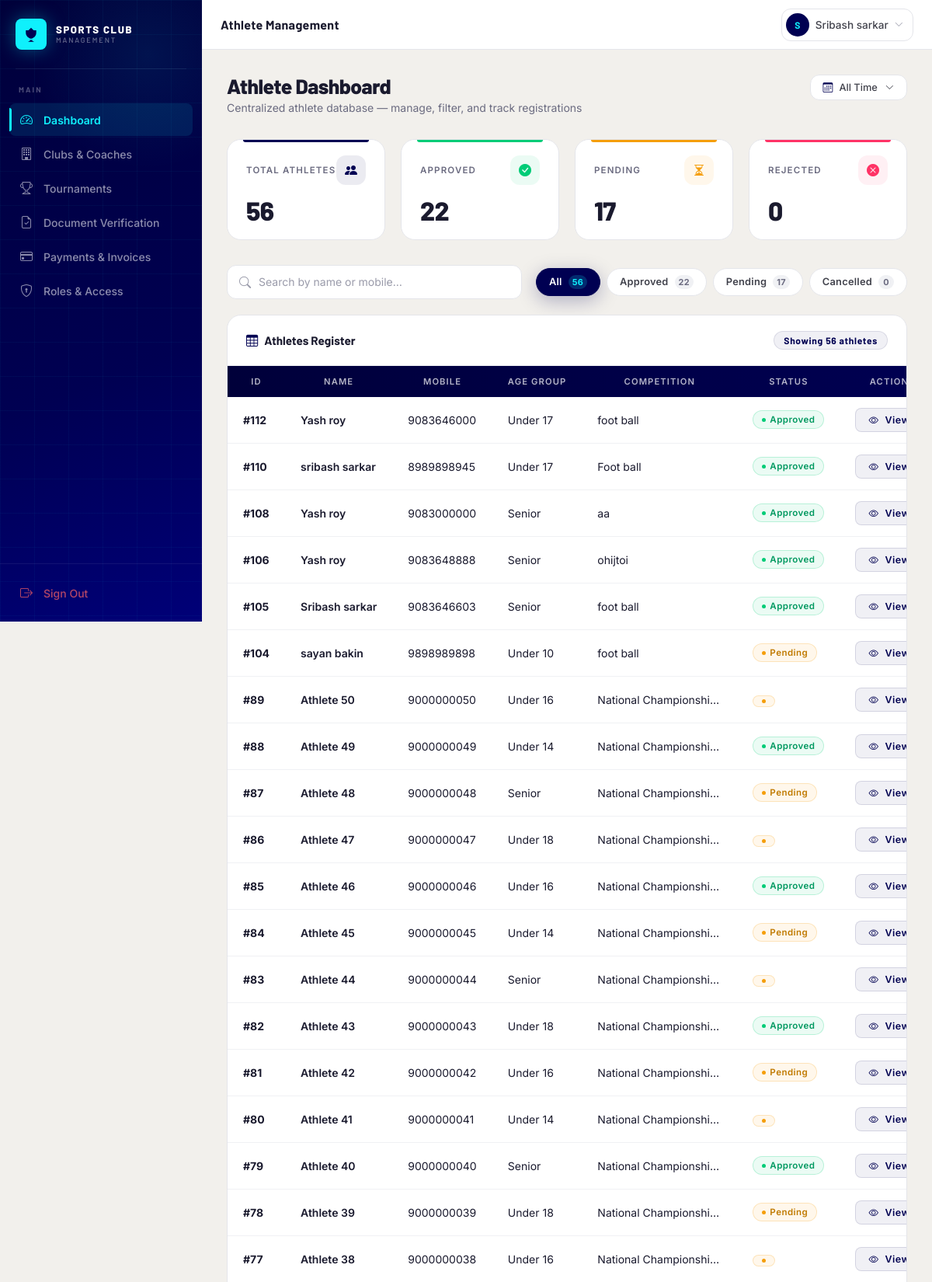
/admin/dashboard/index.php (signed in, upper part), run on the app's committed database.
### tables this page shows
CREATE TABLE `competitions` (
  `competition_id` int(11) NOT NULL,
  `athlete_id` int(11) NOT NULL,
  `competition_name` varchar(100) NOT NULL,
  `event_name` varchar(100) DEFAULT NULL,
  `age_group` varchar(50) DEFAULT NULL,
  `gender_category` varchar(50) DEFAULT NULL,
  `weight_category` varchar(50) DEFAULT NULL,
  `competition_level` enum('District','State','National','International') DEFAULT NULL,
  `competition_experience` varchar(150) DEFAULT NULL,
  `previous_achievement` varchar(255) DEFAULT NULL,
  `medical_condition` text DEFAULT NULL,
  `participation_year` year(4) DEFAULT NULL,
  `created_at` timestamp NOT NULL DEFAULT current_timestamp()
);

CREATE TABLE `athletes` (
  `athlete_id` int(11) NOT NULL,
  `application_no` varchar(100) DEFAULT NULL,
  `registration_no` varchar(50) DEFAULT NULL,
  `full_name` varchar(100) NOT NULL,
  `dob` date NOT NULL,
  `age` int(11) NOT NULL,
  `gender` enum('Male','Female','Other') NOT NULL,
  `country` varchar(100) DEFAULT NULL,
  `mobile` varchar(15) NOT NULL,
  `email` varchar(100) NOT NULL,
  `guardian_email` varchar(150) DEFAULT NULL,
  `nationality` varchar(100) DEFAULT NULL,
  `blood_group` varchar(10) DEFAULT NULL,
  `medical_condition` text DEFAULT NULL,
  `previous_achievement` varchar(255) DEFAULT NULL,
  `profile_photo` varchar(255) DEFAULT NULL,
  `athlete_status` enum('Pending','Approved','Rejected') DEFAULT 'Pending',
  `created_at` timestamp NOT NULL DEFAULT current_timestamp(),
  `updated_at` timestamp NOT NULL DEFAULT current_timestamp() ON UPDATE current_timestamp()
);

### admin/dashboard/index.php (the view, shortened to what this page needs)
<?php
include '../../config/database.php';
$query = mysqli_query(
    $conn,
    "SELECT
        a.athlete_id,
        a.full_name,
        a.mobile,
        a.athlete_status,
        a.created_at,
        cp.age_group,
        cp.competition_name
     FROM athletes a
     LEFT JOIN competitions cp ON a.athlete_id = cp.athlete_id
     ORDER BY a.athlete_id DESC"
);
$statsQ = mysqli_query(
    $conn,
    "SELECT
        COUNT(*) AS total,
        SUM(CASE WHEN athlete_status = 'Approved' THEN 1 ELSE 0 END) AS approved,
        SUM(CASE WHEN athlete_status = 'Pending'  THEN 1 ELSE 0 END) AS pending,
        SUM(CASE WHEN athlete_status = 'Rejected' OR athlete_status = 'Cancelled' OR athlete_status = 'Cancel' THEN 1 ELSE 0 END) AS rejected
     FROM athletes"
);
$stats    = mysqli_fetch_assoc($statsQ);
$total    = (int)($stats['total']    ?? 0);
$approved = (int)($stats['approved'] ?? 0);
$pending  = (int)($stats['pending']  ?? 0);
$rejected = (int)($stats['rejected'] ?? 0);
?>
<!DOCTYPE html>
<html lang="en">
<head>
    <link href="https://cdn.jsdelivr.net/npm/bootstrap-icons@1.11.3/font/bootstrap-icons.min.css" rel="stylesheet">
    <link rel="stylesheet" href="../assets/css/admin-style.css">
</head>
<body>
<?php include '../layouts/sidebar.php'; ?>
<?php include '../layouts/navbar.php'; ?>
<div class="main-content">
<div class="page-body">
    <div class="dash-header">
        <div class="dash-header-left">
            <h1>Athlete Dashboard</h1>
            <p>Centralized athlete database — manage, filter, and track registrations</p>
        </div>
        <div class="date-filter-wrap" id="dateFilterWrap">
            <button class="date-filter-btn" id="dateFilterBtn" type="button" onclick="toggleDateFilter(event)">
                <i class="bi bi-calendar3"></i>
                <span id="dateFilterLabel">All Time</span>
                <i class="bi bi-chevron-down date-filter-chevron"></i>
            </button>
        </div>
    </div>
    <div class="stats-grid">
        <div class="stat-card stat-card--total">
            <div class="stat-card-top">
                <span class="stat-card-label">Total Athletes</span>
                <div class="stat-card-icon">
                    <i class="bi bi-people-fill"></i>
                </div>
            </div>
            <div class="stat-card-number" id="statTotal"><?php echo $total; ?></div>
        </div>
        <div class="stat-card stat-card--approved">
            <div class="stat-card-top">
                <span class="stat-card-label">Approved</span>
                <div class="stat-card-icon">
                    <i class="bi bi-check-circle-fill"></i>
                </div>
            </div>
            <div class="stat-card-number" id="statApproved"><?php echo $approved; ?></div>
        </div>
        <div class="stat-card stat-card--pending">
            <div class="stat-card-top">
                <span class="stat-card-label">Pending</span>
                <div class="stat-card-icon">
                    <i class="bi bi-hourglass-split"></i>
                </div>
            </div>
            <div class="stat-card-number" id="statPending"><?php echo $pending; ?></div>
        </div>
        <div class="stat-card stat-card--rejected">
            <div class="stat-card-top">
                <span class="stat-card-label">Rejected</span>
                <div class="stat-card-icon">
                    <i class="bi bi-x-circle-fill"></i>
                </div>
            </div>
            <div class="stat-card-number" id="statRejected"><?php echo $rejected; ?></div>
        </div>
    </div>
    <div class="control-bar">
        <div class="search-wrapper">
            <input
                type="text"
                id="searchInput"
                class="search-input"
                placeholder="Search by name or mobile…"
                autocomplete="off">
        </div>
        <div class="filter-tabs" role="group" aria-label="Filter athletes by status">
            <button class="filter-tab active" data-filter="all">
                All
                <span class="tab-count"><?php echo $total; ?></span>
            </button>
            <button class="filter-tab" data-filter="approved">
                Approved
                <span class="tab-count"><?php echo $approved; ?></span>
            </button>
            <button class="filter-tab" data-filter="pending">
                Pending
                <span class="tab-count"><?php echo $pending; ?></span>
            </button>
            <button class="filter-tab" data-filter="rejected">
                Cancelled
                <span class="tab-count"><?php echo $rejected; ?></span>
            </button>
        </div>
    </div>
    <div class="table-card">
        <div class="table-card-header">
            <span class="table-card-title">
                <i class="bi bi-table"></i>
                Athletes Register
            </span>
            <span class="table-count-badge" id="visibleCount">
            </span>
        </div>
        <div class="athletes-table-wrap">
            <table class="athletes-table" id="athletesTable">
                <thead>
                    <tr>
                        <th>ID</th>
                        <th>Name</th>
                        <th>Mobile</th>
                        <th>Age Group</th>
                        <th>Competition</th>
                        <th>Status</th>
                        <th>Action</th>
                    </tr>
                </thead>
                <tbody>
                <?php while($row = mysqli_fetch_assoc($query)): ?>
                <?php
                    $statusRaw = trim($row['athlete_status'] ?? 'Pending');
                    $statusLower = strtolower($statusRaw);
                    $badgeClass = 'status-badge--pending';
                    if(
                        $statusLower === 'approved'
                    ){
                        $badgeClass = 'status-badge--approved';
                    }
                ?>
                <tr class="athlete-row" data-status="<?php echo $statusLower; ?>" data-created="<?php echo htmlspecialchars($row['created_at'] ?? ''); ?>">
                    <td class="athlete-id-cell">
                        #<?php echo $row['athlete_id']; ?>
                    </td>
                    <td>
                        <span class="athlete-name-cell">
                            <?php echo htmlspecialchars($row['full_name']); ?>
                        </span>
                    </td>
                    <td class="athlete-mobile-cell">
                        <?php echo htmlspecialchars($row['mobile']); ?>
                    </td>
                    <td>
                        <?php echo htmlspecialchars($row['age_group'] ?? '—'); ?>
                    </td>
                    <td class="athlete-competition-cell" title="<?php echo htmlspecialchars($row['competition_name'] ?? ''); ?>">
                        <?php echo htmlspecialchars($row['competition_name'] ?? '—'); ?>
                    </td>
                    <td>
                        <span class="status-badge <?php echo $badgeClass; ?>">
                            <?php echo $statusRaw; ?>
                        </span>
                    </td>
                    <td>
                        <a href="athlete-view.php?id=<?php echo $row['athlete_id']; ?>" class="btn-view">
                            <i class="bi bi-eye"></i>
                            View
                        </a>
                    </td>
                </tr>
                <?php endwhile; ?>
                </tbody>
            </table>
        </div>
    </div>
</div>
</div>
</body>
</html>

### admin/layouts/navbar.php (shortened to what this page needs)
<?php
$_navAdmin = [];
if (isset($_SESSION['admin_id']) && isset($conn)) {
    $__r = mysqli_query($conn, "SELECT full_name, email, role, last_login FROM admin_users WHERE admin_id='" . intval($_SESSION['admin_id']) . "' LIMIT 1");
    if ($__r) $_navAdmin = mysqli_fetch_assoc($__r) ?: [];
}
$_navFullName  = htmlspecialchars($_navAdmin['full_name'] ?? ($_SESSION['admin_name']  ?? ''));
$_navInitial   = strtoupper(substr($_navFullName, 0, 1));
?>
<header class="admin-navbar" id="adminNavbar">
    <div class="navbar-left">
        <span class="navbar-page-title">Athlete Management</span>
    </div>
    <div class="navbar-right">
        <div class="navbar-profile" id="navbarProfile">
            <button class="navbar-profile-btn" onclick="toggleProfileDropdown(event)" aria-label="Admin profile">
                <div class="navbar-admin-avatar"><?php echo $_navInitial; ?></div>
                <span class="navbar-admin-name"><?php echo $_navFullName; ?></span>
                <i class="bi bi-chevron-down navbar-profile-chevron"></i>
            </button>
        </div>
    </div>
</header>

### data on the page
competitions: athlete.athlete_id "112", athlete.full_name "Yash roy", athlete.mobile "9083646000", age_group "Under 17", competition_name "foot ball", athlete.athlete_status "Approved"
competitions: athlete.athlete_id "110", athlete.full_name "sribash sarkar", athlete.mobile "8989898945", age_group "Under 17", competition_name "Foot ball", athlete.athlete_status "Approved"
competitions: athlete.athlete_id "108", athlete.full_name "Yash roy", athlete.mobile "9083000000", age_group "Senior", competition_name "aa", athlete.athlete_status "Approved"
competitions: athlete.athlete_id "106", athlete.full_name "Yash roy", athlete.mobile "9083648888", age_group "Senior", competition_name "ohijtoi", athlete.athlete_status "Approved"
competitions: athlete.athlete_id "105", athlete.full_name "Sribash sarkar", athlete.mobile "9083646603", age_group "Senior", competition_name "foot ball", athlete.athlete_status "Approved"
competitions: athlete.athlete_id "104", athlete.full_name "sayan bakin", athlete.mobile "9898989898", age_group "Under 10", competition_name "foot ball", athlete.athlete_status "Pending"
competitions: athlete.athlete_id "89", athlete.full_name "Athlete 50", athlete.mobile "9000000050", age_group "Under 16", competition_name "National Championshi…"
competitions: athlete.athlete_id "88", athlete.full_name "Athlete 49", athlete.mobile "9000000049", age_group "Under 14", competition_name "National Championshi…", athlete.athlete_status "Approved"
competitions: athlete.athlete_id "87", athlete.full_name "Athlete 48", athlete.mobile "9000000048", age_group "Senior", competition_name "National Championshi…", athlete.athlete_status "Pending"
competitions: athlete.athlete_id "86", athlete.full_name "Athlete 47", athlete.mobile "9000000047", age_group "Under 18", competition_name "National Championshi…"
competitions: athlete.athlete_id "85", athlete.full_name "Athlete 46", athlete.mobile "9000000046", age_group "Under 16", competition_name "National Championshi…", athlete.athlete_status "Approved"
competitions: athlete.athlete_id "84", athlete.full_name "Athlete 45", athlete.mobile "9000000045", age_group "Under 14", competition_name "National Championshi…", athlete.athlete_status "Pending"
competitions: athlete.athlete_id "83", athlete.full_name "Athlete 44", athlete.mobile "9000000044", age_group "Senior", competition_name "National Championshi…"
competitions: athlete.athlete_id "82", athlete.full_name "Athlete 43", athlete.mobile "9000000043", age_group "Under 18", competition_name "National Championshi…", athlete.athlete_status "Approved"
competitions: athlete.athlete_id "81", athlete.full_name "Athlete 42", athlete.mobile "9000000042", age_group "Under 16", competition_name "National Championshi…", athlete.athlete_status "Pending"
competitions: athlete.athlete_id "80", athlete.full_name "Athlete 41", athlete.mobile "9000000041", age_group "Under 14", competition_name "National Championshi…"
competitions: athlete.athlete_id "79", athlete.full_name "Athlete 40", athlete.mobile "9000000040", age_group "Senior", competition_name "National Championshi…", athlete.athlete_status "Approved"
competitions: athlete.athlete_id "78", athlete.full_name "Athlete 39", athlete.mobile "9000000039", age_group "Under 18", competition_name "National Championshi…", athlete.athlete_status "Pending"
competitions: athlete.athlete_id "77", athlete.full_name "Athlete 38", athlete.mobile "9000000038", age_group "Under 16", competition_name "National Championshi…"

### other printed values
$_navInitial "S"
$_navFullName "Sribash sarkar"
$total "56"
$approved "22"
$pending "17"
$rejected "0"
